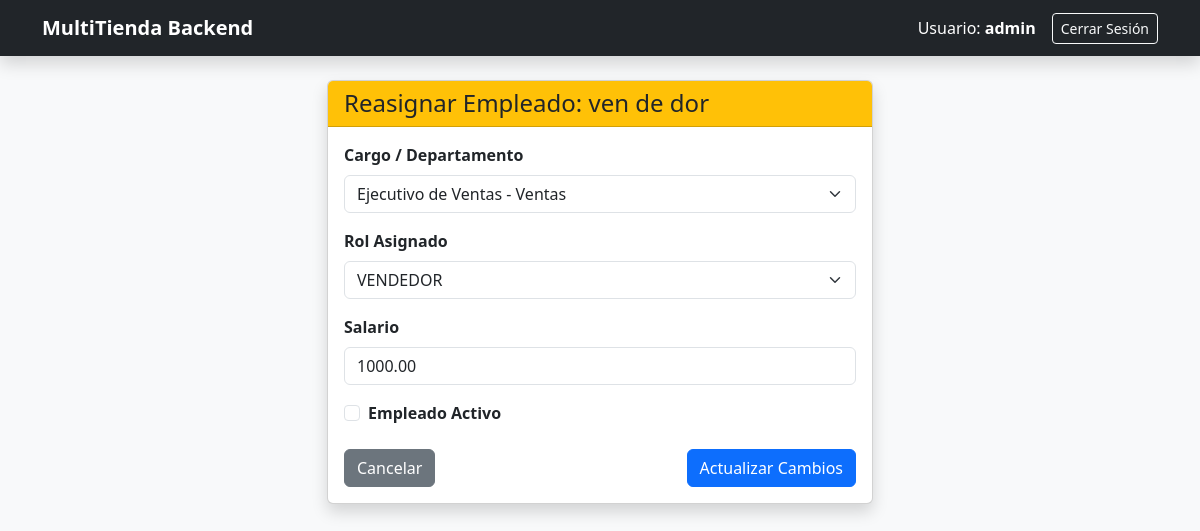
/empleado/editar/5/ (signed in), run on the app's committed database.
### usuarios/models.py (models this page shows, shortened)
class Empleado(models.Model):
    id_empleado = models.AutoField(primary_key=True)
    user = models.OneToOneField(User, on_delete=models.CASCADE, related_name='empleado', null=True, blank=True)
    persona = models.OneToOneField(Persona, on_delete=models.CASCADE, related_name='empleado', null=True, blank=True)
    id_cargo = models.ForeignKey(Cargo, on_delete=models.SET_NULL, null=True, db_column='id_cargo', related_name='empleados')
    id_rol = models.ForeignKey(Rol, on_delete=models.PROTECT, null=True, blank=True, db_column='id_rol', related_name='empleados')
    fecha_contratacion = models.DateField(auto_now_add=True)
    salario = models.DecimalField(max_digits=10, decimal_places=2, null=True, blank=True)
    activo = models.BooleanField(default=True)

class Persona(models.Model):
    rut = models.CharField(max_length=12, primary_key=True, help_text="Formato: 12345678-9")
    nombres = models.CharField(max_length=100)
    apellidos = models.CharField(max_length=100)
    email = models.EmailField(unique=True)
    telefono = models.CharField(max_length=20, blank=True, null=True)
    fecha_nacimiento = models.DateField(blank=True, null=True)
    fecha_creacion = models.DateTimeField(auto_now_add=True)

class Cargo(models.Model):
    id_cargo = models.AutoField(primary_key=True)
    id_departamento = models.ForeignKey(Departamento, on_delete=models.CASCADE, db_column='id_departamento', related_name='cargos')
    nombre = models.CharField(max_length=100)
    descripcion = models.CharField(max_length=255, blank=True, null=True)
    def __str__(self):
        return f"{self.nombre} - {self.id_departamento.nombre}"

class Rol(models.Model):
    id_rol = models.AutoField(primary_key=True)
    nombre_rol = models.CharField(max_length=50, unique=True) # Ej: 'ADMIN', 'VENDEDOR'
    descripcion = models.CharField(max_length=255, blank=True, null=True)
    def __str__(self):
        return self.nombre_rol

### usuarios/views.py (the view)
# urls.py: path('empleado/editar/<int:empleado_id>/', views.editar_empleado, name='editar_empleado'),
@login_required
def editar_empleado(request, empleado_id):
    empleado_actual = getattr(request.user, 'empleado', None)
    es_admin = empleado_actual and empleado_actual.id_rol.nombre_rol.upper() == 'ADMIN'
    if not es_admin:
        messages.error(request, "Acceso no autorizado: Solo Administradores pueden modificar datos.")
        return redirect('dashboard')
    empleado_target = get_object_or_404(Empleado, id_empleado=empleado_id)
    if request.method == 'POST':
        form = EditarEmpleadoForm(request.POST, instance=empleado_target)
        if form.is_valid():
            form.save()
            messages.success(request, "Registro del empleado actualizado correctamente.")
            return redirect('dashboard')
    else:
        form = EditarEmpleadoForm(instance=empleado_target)
    return render(request, 'usuarios/editar_empleado.html', {
        'form': form,
        'empleado': empleado_target
    })

### usuarios/forms.py
class EditarEmpleadoForm(forms.ModelForm):
    class Meta:
        model = Empleado
        fields = ['id_cargo', 'id_rol', 'salario', 'activo']
        labels = {
            'id_cargo': 'Cargo / Departamento',
            'id_rol': 'Rol Asignado',
            'salario': 'Salario',
            'activo': 'Estado Activo'
        }
        widgets = {
            'id_cargo': forms.Select(attrs={'class': 'form-select'}),
            'id_rol': forms.Select(attrs={'class': 'form-select'}),
            'salario': forms.NumberInput(attrs={'class': 'form-control'}),
            'activo': forms.CheckboxInput(attrs={'class': 'form-check-input'}),
        }

### usuarios/templates/usuarios/editar_empleado.html (shortened to what this page needs)
{% extends 'usuarios/base.html' %}
{% block content %}
<div class="row justify-content-center">
    <div class="col-md-6">
        <div class="card shadow">
            <div class="card-header bg-warning text-dark">
                <h4 class="mb-0">Reasignar Empleado: {{ empleado.persona.nombres }} {{ empleado.persona.apellidos }}</h4>
            </div>
            <div class="card-body">
                <form method="post">
                    <div class="mb-3">
                        <label class="form-label fw-bold">Cargo / Departamento</label>
                        {{ form.id_cargo }}
                    </div>
                    <div class="mb-3">
                        <label class="form-label fw-bold">Rol Asignado</label>
                        {{ form.id_rol }}
                    </div>
                    <div class="mb-3">
                        <label class="form-label fw-bold">Salario</label>
                        {{ form.salario }}
                    </div>
                    <div class="form-check mb-4">
                        {{ form.activo }}
                        <label class="form-check-label fw-bold" for="{{ form.activo.id_for_label }}">
                            Empleado Activo
                        </label>
                    </div>
                    <div class="d-flex justify-content-between">
                        <a href="{% url 'dashboard' %}" class="btn btn-secondary">Cancelar</a>
                        <button type="submit" class="btn btn-primary">Actualizar Cambios</button>
                    </div>
                </form>
            </div>
        </div>
    </div>
</div>
{% endblock %}

### usuarios/templates/usuarios/base.html (shortened to what this page needs)
<!DOCTYPE html>
<html lang="es">
<head>
    <link href="https://cdn.jsdelivr.net/npm/bootstrap@5.3.2/dist/css/bootstrap.min.css" rel="stylesheet">
</head>
<body class="bg-light">
    <nav class="navbar navbar-expand-lg navbar-dark bg-dark mb-4 shadow">
        <div class="container">
            <a class="navbar-brand fw-bold" href="{% url 'dashboard' %}">MultiTienda Backend</a>
            {% if user.is_authenticated %}
            <div class="d-flex align-items-center text-white">
                <span class="me-3">
                    Usuario: <strong>{{ user.username }}</strong>
                </span>
                <form action="{% url 'logout' %}" method="post" class="d-inline">
                    <button type="submit" class="btn btn-outline-light btn-sm">Cerrar Sesión</button>
                </form>
            </div>
            {% endif %}
        </div>
    </nav>
    <div class="container">
        {% block content %}
        {% endblock %}
    </div>
</body>
</html>

### data on the page
Empleado: persona.nombres "ven", persona.apellidos "de dor", salario "1000.00"
Cargo: id_cargo "Ejecutivo de Ventas - Ventas"
Rol: id_rol "VENDEDOR"

### other printed values
{{ user.username }} "admin"
